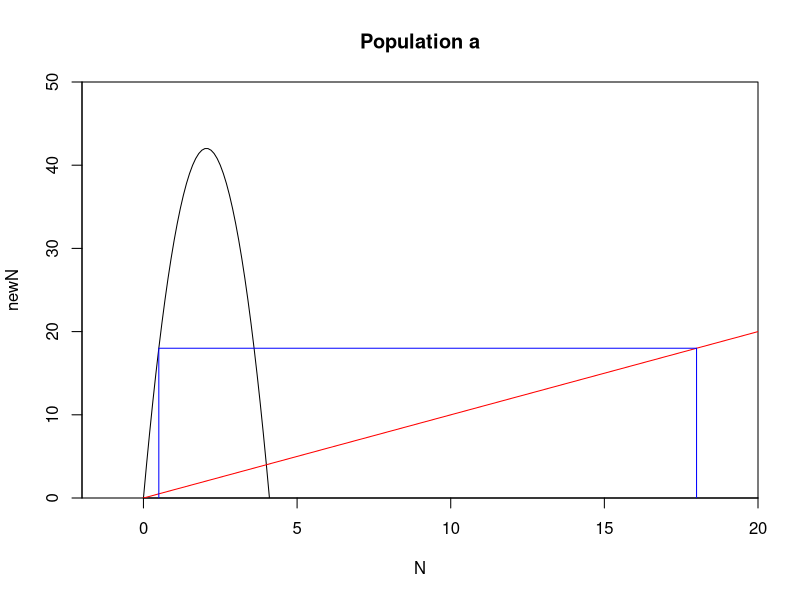
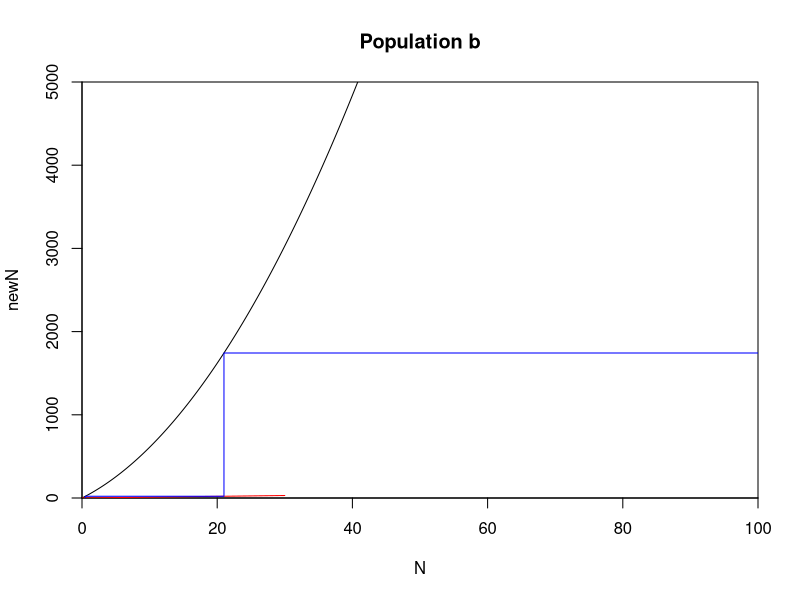
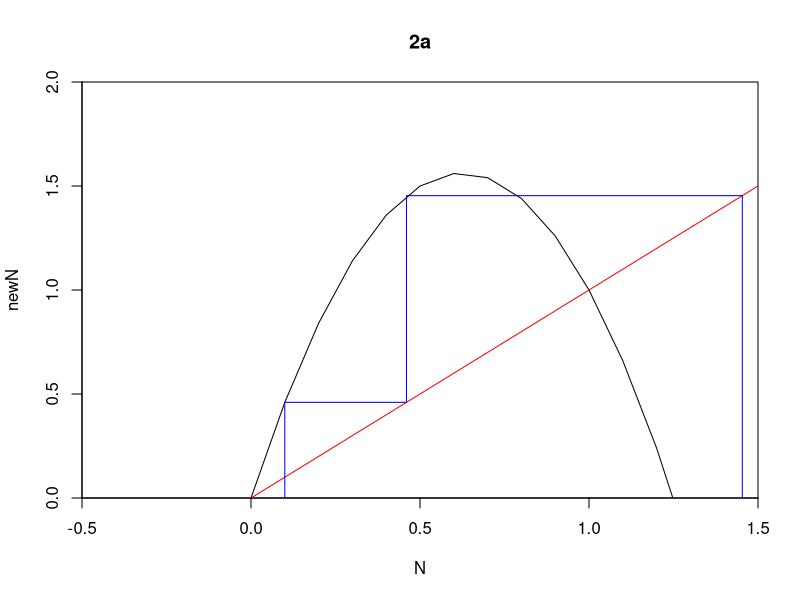
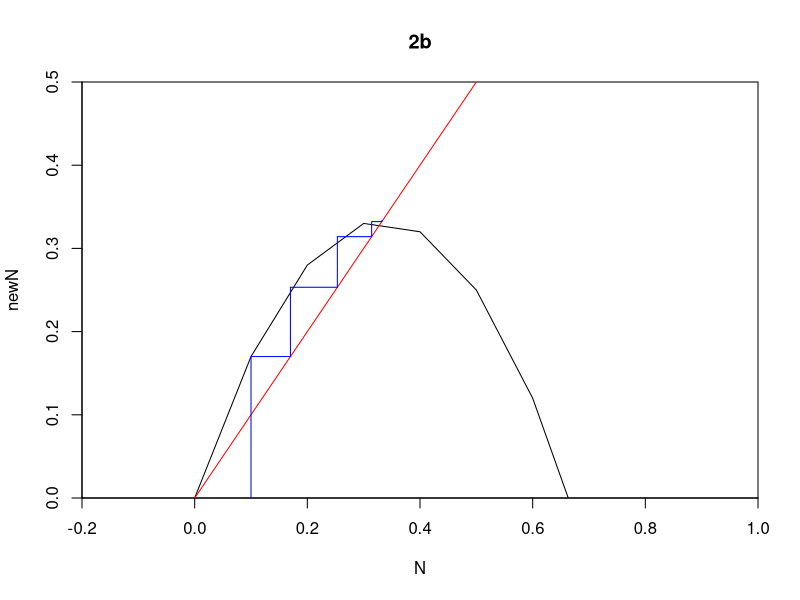
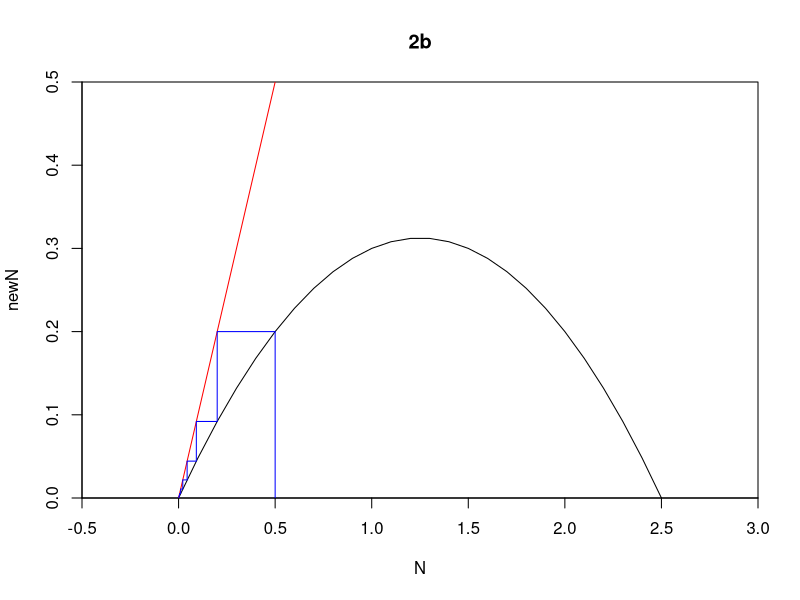
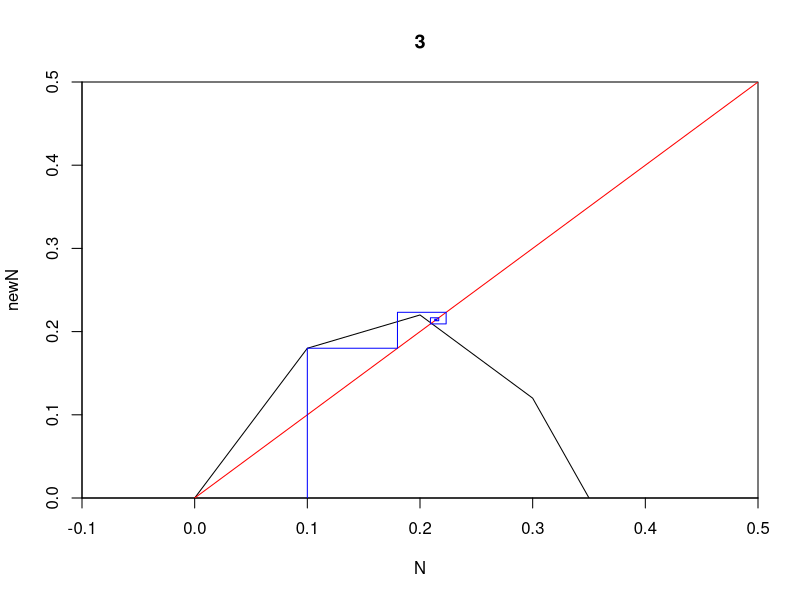
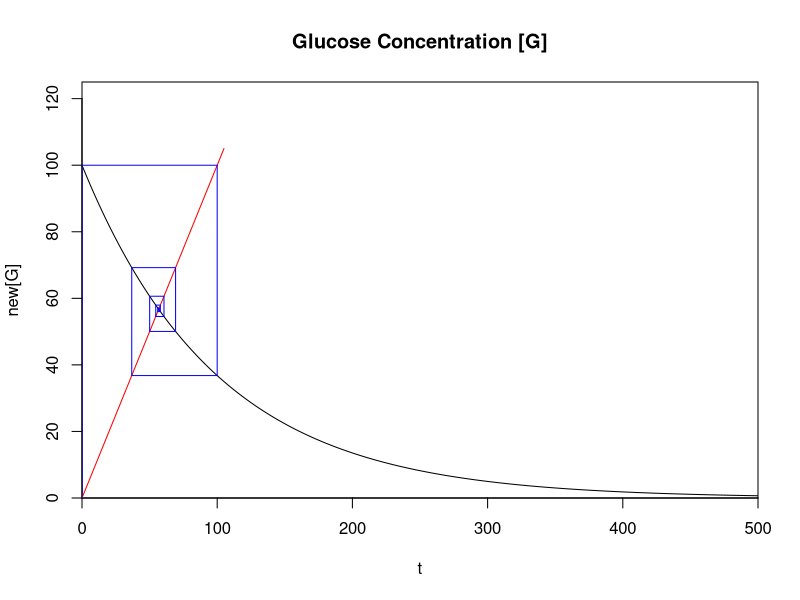

Generate these figures, in order, with R: (Note: this script raises an error after producing the figures.)
#!/usr/bin/env r
# encoding: utf-8
# 
# name: BRENDAN COLSON
# assignment: 3
# date: 10/22/09
# filename: EXERCISE 3
# subquestion:
# other files: 
##########################################################################/--






#/--#########################################################################
# name: BRENDAN COLSON
# assignment: 3
# date: 10/22/09
# question: 1
# subquestion: A
# other files: 
##########################################################################/--

nFun <- function(x) { 
  return(41 * x - (10 * x ^2))
}
max_iter <- 100;
y_vector <- x_vector <- numeric(
  max_iter * 2);
y_vector[1] <- 0;
x_vector[1] <- 0.5;
for(ii in 1:100) {
  y_vector[2 * ii] <- nFun(
    x_vector[2 * ii - 1]);
  y_vector[2 * ii + 1] <-
    y_vector[2 * ii];
  x_vector[2 * ii] <-
    x_vector[2 * ii - 1];
  x_vector[2 * ii + 1] <-
    y_vector[2 * ii + 1];
}
plot( -10:100 / 10,
	nFun(-10:100 /10),
	xlab='N',
	ylab='newN',
	main='Population a',
	type='l',
	xlim=c(-2, 20),
	ylim=c(0, 50),
	xaxs='i',
	yaxs='i');
lines(-2:20, -2:20, col='red');
lines(x_vector, y_vector, col='blue');

#There is an equilibrium at N = 4, but it is unstable


#/--#########################################################################
# name: BRENDAN COLSON
# assignment: 3
# date: 10/22/09
# question: 1
# subquestion: B
# other files: 
##########################################################################/--

nFun <- function(x) { 
  return(41 * x + (2 * x ^2))
}
max_iter <- 100;
y_vector <- x_vector <- numeric(
  max_iter * 2);
y_vector[1] <- 0;
x_vector[1] <- 0.5;
for(ii in 1:100) {
  y_vector[2 * ii] <- nFun(
    x_vector[2 * ii - 1]);
  y_vector[2 * ii + 1] <-
    y_vector[2 * ii];
  x_vector[2 * ii] <-
    x_vector[2 * ii - 1];
  x_vector[2 * ii + 1] <-
    y_vector[2 * ii + 1];
}
plot( -10:1000 / 10,
	nFun(-10:1000 /10),
	xlab='N',
	ylab='newN',
	main='Population b',
	type='l',
	xlim=c(0, 100),
	ylim=c(0, 5000),
	xaxs='i',
	yaxs='i');
lines(-30:30, -30:30, col='red');
lines(x_vector, y_vector, col='blue');

#There is an equilibrium at N = -20, but it is unstable, and impossible for a 
#population

#/--#########################################################################
# name: BRENDAN COLSON
# assignment: 3
# date: 10/22/09
# question: 2
# subquestion: A
# other files: 
##########################################################################/--

nFun <- function(x) { 
  return(x * (5 - 4 * x))
}
max_iter <- 50;
y_vector <- x_vector <- numeric(
  max_iter * 2);
y_vector[1] <- 0;
x_vector[1] <- 0.1;
for(ii in 1:50) {
  y_vector[2 * ii] <- nFun(
    x_vector[2 * ii - 1]);
  y_vector[2 * ii + 1] <-
    y_vector[2 * ii];
  x_vector[2 * ii] <-
    x_vector[2 * ii - 1];
  x_vector[2 * ii + 1] <-
    y_vector[2 * ii + 1];
}
plot( -10:100 / 10,
	nFun(-10:100 /10),
	xlab='N',
	ylab='newN',
	main='2a',
	type='l',
	xlim=c(-0.5, 1.5),
	ylim=c(0, 2),
	xaxs='i',
	yaxs='i');
lines(-2:20, -2:20, col='red');
lines(x_vector, y_vector, col='blue');

#Fixed Point:
# x=0 and 
# (r-1)/k
# 5-1/4 = 1
# x=1
# x=0 is an unstable fixed point, as f'(0) > 0
# x=1 is stable, as f'(1) < 0
 
 

#/--#########################################################################
# name: BRENDAN COLSON
# assignment: 3
# date: 10/22/09
# question: 2
# subquestion: B
# other files: 
##########################################################################/--

nFun <- function(x) { 
  return(2 * x * (1 - (3 * x / 2)))
}
max_iter <- 1000;
y_vector <- x_vector <- numeric(
  max_iter * 2);
y_vector[1] <- 0;
x_vector[1] <- 0.1;
for(ii in 1:1000) {
  y_vector[2 * ii] <- nFun(
    x_vector[2 * ii - 1]);
  y_vector[2 * ii + 1] <-
    y_vector[2 * ii];
  x_vector[2 * ii] <-
    x_vector[2 * ii - 1];
  x_vector[2 * ii + 1] <-
    y_vector[2 * ii + 1];
}
plot( -10:1000 / 10,
	nFun(-10:1000 /10),
	xlab='N',
	ylab='newN',
	main='2b',
	type='l',
	xlim=c(-.2, 1),
	ylim=c(0, 0.5),
	xaxs='i',
	yaxs='i');
lines(-2:100, -2:100, col='red');
lines(x_vector, y_vector, col='blue');

#Fixed Points:
# x = 0 and x = (1/3)
# x = 0 is unstable, as f'(0) > 0
# x = (1/3) is f'(1/3) = 0, more info is necessary
#/--#########################################################################
# name: BRENDAN COLSON
# assignment: 3
# date: 10/22/09
# question: 2
# subquestion: C
# other files: 
##########################################################################/--

nFun <- function(x) { 
  return((x / 2) - (x^2 / 5))
}
max_iter <- 1000;
y_vector <- x_vector <- numeric(
  max_iter * 2);
y_vector[1] <- 0;
x_vector[1] <- 0.5;
for(ii in 1:1000) {
  y_vector[2 * ii] <- nFun(
    x_vector[2 * ii - 1]);
  y_vector[2 * ii + 1] <-
    y_vector[2 * ii];
  x_vector[2 * ii] <-
    x_vector[2 * ii - 1];
  x_vector[2 * ii + 1] <-
    y_vector[2 * ii + 1];
}
plot( -10:1000 / 10,
	nFun(-10:1000 /10),
	xlab='N',
	ylab='newN',
	main='2b',
	type='l',
	xlim=c(-0.5, 3),
	ylim=c(0, 0.5),
	xaxs='i',
	yaxs='i');
lines(-2:100, -2:100, col='red');
lines(x_vector, y_vector, col='blue');

#Fixed Points:
#  x = 0 and x = (- 5/2)
#    f'(0) > 0, unstable
#    f'(-5/2) < 0, stable

#/--#########################################################################
# name: BRENDAN COLSON
# assignment: 3
# date: 10/22/09
# question: 3
# subquestion:  
# other files: 
##########################################################################/--

nFun <- function(x) { 
  return(x * ((5/2) - 7 * x))
}
max_iter <- 1000;
y_vector <- x_vector <- numeric(
  max_iter * 2);
y_vector[1] <- 0;
x_vector[1] <- 0.1;
cobweb <- function(vector) {
for(ii in 1:1000) {
  y_vector[2 * ii] <- nFun(
    x_vector[2 * ii - 1]);
  y_vector[2 * ii + 1] <-
    y_vector[2 * ii];
  x_vector[2 * ii] <-
    x_vector[2 * ii - 1];
  x_vector[2 * ii + 1] <-
    y_vector[2 * ii + 1];
}
plot( -10:1000 / 10,
	nFun(-10:1000 /10),
	xlab='N',
	ylab='newN',
	main='3',
	type='l',
	xlim=c(-0.1, 0.5),
	ylim=c(0, 0.5),
	xaxs='i',
	yaxs='i');
lines(-2:100, -2:100, col='red');
lines(x_vector, y_vector, col='blue')
}
cobweb(nFun)

#/--#########################################################################
# name: BRENDAN COLSON
# assignment: 3
# date: 10/22/09
# question: 4
# subquestion: A 
# other files: 
##########################################################################/--

#f(x) = -k[G(t)]
#This is a homogenous and autonomous ODE 

#/--#########################################################################
# name: BRENDAN COLSON
# assignment: 3
# date: 10/22/09
# question: 4
# subquestion: B 
# other files: 
##########################################################################/--

#The solution is found by integrating both sides of the equation
#  int((dx/dt)*dt) = int(rxdt)
#Divide by x
#  int(dx/x) = int(rdt)
#  log|x| = rt + C
#  x = Ce^(rt)
#Since the initial condition is Go, and k = r
#  x = Go*e^(-kt)

#/--#########################################################################
# name: BRENDAN COLSON
# assignment: 3
# date: 10/22/09
# question: 4
# subquestion: C
# other files: 
##########################################################################/--

nFun <- function(x) { 
  return((100 * exp((-0.01) * x)))
}
max_iter <- 1000;
y_vector <- x_vector <- numeric(
  max_iter * 2);
y_vector[1] <- 0;
x_vector[1] <- 0.01;
cobweb <- function(vector) {
for(ii in 1:1000) {
  y_vector[2 * ii] <- nFun(
    x_vector[2 * ii - 1]);
  y_vector[2 * ii + 1] <-
    y_vector[2 * ii];
  x_vector[2 * ii] <-
    x_vector[2 * ii - 1];
  x_vector[2 * ii + 1] <-
    y_vector[2 * ii + 1];
}
plot( -10:10000 / 10,
	nFun(-10:10000 /10),
	xlab='t',
	ylab='new[G]',
	main='Glucose Concentration [G]',
	type='l',
	xlim=c(0, 500),
	ylim=c(0, 125),
	xaxs='i',
	yaxs='i');
lines(-2:105, -2:105, col='red');
lines(x_vector, y_vector, col='blue')
}
cobweb(nFun)

#/--#########################################################################
# name: BRENDAN COLSON
# assignment: 3
# date: 10/22/09
# question: 4
# subquestion: D
# other files: 
##########################################################################/--


#There is a fixed point at [G(t)] = 0 and [G(t)] = (r - 1) / k = 100 mg/dl   
#This is a stable fixed point.


#/--#########################################################################
# name: BRENDAN COLSON
# assignment: 3
# date: 10/22/09
# question: 5
# subquestion: A 
# other files: 
##########################################################################/--


#f(x) = a(t) - k[G(t)]
#This is an autonomous and inhomogeneous equation 


#/--#########################################################################
# name: BRENDAN COLSON
# assignment: 3
# date: 10/22/09
# question: 5
# subquestion: B 
# other files: 
##########################################################################/--


#The solution is found by the general expression
# x(t) = e ^ int(a(t)dt) * int(b(t) * e ^ -int(a(t)dt) * dt + C * e ^ int(a(t)dt)
#So 
#  x(t) = e ^ ((1/2)* k * t ^ 2) * int(a(t) * e ^ -((1/2)* k * t ^ 2))dt)dt +         G(0) * e^((1/2) * k * t ^ 2)   



#/--#########################################################################
# name: BRENDAN COLSON
# assignment: 3
# date: 10/22/09
# question: 5
# subquestion: C 
# other files: 
##########################################################################/--

#The solution I acquired in the last problem is likely incorrect, and will not be
#able to be plotted as written...

nFun <- function(x) { 
  return( )
}
max_iter <- 1000;
y_vector <- x_vector <- numeric(
  max_iter * 2);
y_vector[1] <- 0;
x_vector[1] <- 0.01;
cobweb <- function(vector) {
for(ii in 1:1000) {
  y_vector[2 * ii] <- nFun(
    x_vector[2 * ii - 1]);
  y_vector[2 * ii + 1] <-
    y_vector[2 * ii];
  x_vector[2 * ii] <-
    x_vector[2 * ii - 1];
  x_vector[2 * ii + 1] <-
    y_vector[2 * ii + 1];
}
plot( -10:10000 / 10,
	nFun(-10:10000 /10),
	xlab='t',
	ylab='new[G]',	
	main='Glucose Concentration [G]',
	type='l',
	xlim=c(0, 500),
	ylim=c(0, 125),
	xaxs='i',
	yaxs='i');
lines(-2:105, -2:105, col='red');
lines(x_vector, y_vector, col='blue')
}
cobweb(nFun)

# x(t) = e ^ ((1/200) * t ^ 2) * 4 * int(e ^ -(((1/200) * t ^ 2))dt) + 
# 100 * e^((1/200) * t ^ 2)   


#/--#########################################################################
# name: BRENDAN COLSON
# assignment: 3
# date: 10/22/09
# question: 5
# subquestion: D
# other files: 
##########################################################################/--


#Equilibrium concentrations at G(t) = 0 and G(t) = (r - 1) / k = 300 mg/dl
